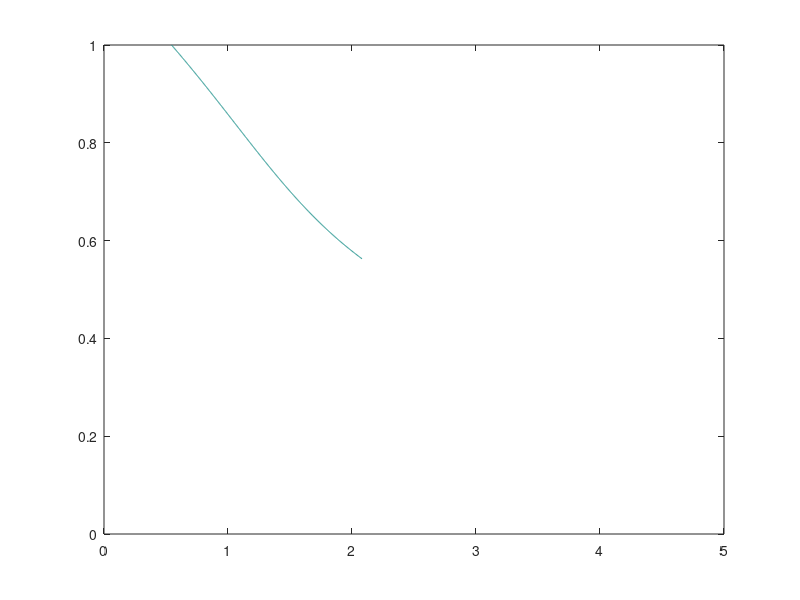

MATLAB code for this plot: (Note: this script raises an error after producing the figure.)
%%%%%%%%%%%%%%%%%%%%%%%%%%%%%%
%       Cahn-Hilliard Equ with mechanical effect          %
%               Linear stability analysis                               %
%       Stability Diagram Figure(1-2)                             %
%                           rho ~ A                                           %  
%                           Sifan Yin                                          %
%                        03/09/2021 pure elasticity                 %
%           Non-dimensionalize equations                      %      
%%%%%%%%%%%%%%%%%%%%%%%%%%%%%%

clc; clear all; fclose('all');

%% 1. Parameters

E_p      = 1;
zeta_p = 1;
eta      = 1;
Diff = 0.01;
title_str = strcat('{\it D} = ',num2str(Diff));
K = 2;
m = 2;
alpha      =   -1;
beta        =   1;
gamma  =    0.1;%0.02;
E_a =   0.1;
zeta_a = 0.1;

 
% % Dimensionless parameters
alpha      =   alpha/E_p;
beta       =   beta/E_p;
gamma  =    gamma*eta/(E_p*zeta_p);

Diff = Diff*eta;
E_a =   E_a/E_p;
zeta_a = zeta_a/zeta_p;




kb = 1;
kc=4;
Av = 0:0.01:5;
rhov =0:0.001:1;
[A, rho] = meshgrid(Av,rhov);
rhoCfp = m*A.*rho.^m./(1+K*rho.^m).^2 ;
fp = m*rho.^(m-1)./(1+K*rho.^m).^2;
Erho = E_a*rho+1-rho;


bkn2=Diff*kb^2*(alpha+3*beta*rho.^2+gamma*kb^2)+kb^2*(  Erho - rhoCfp  );
ckn2=Diff*kc^4*(  Erho.*(alpha+3*beta*rho.^2+gamma*kc^2) - A.^2.*fp.^2  );
Delkn2 = bkn2.^2-4*ckn2;


figure('color',[1 1 1]); % White backgraoud

bkn2(:,210:end)=NaN;
[M,hbkn2] = contour(A,rho,bkn2,[0 0]);%,[0 2.282 0 1]);
set(hbkn2,'Color','r','LineStyle','-','LineWidth',3)
hold on
ckn2(567:end,:)=NaN;
[M,hckn2] = contour(A,rho,ckn2,[0 0]);%,[0 2.282 0 1]);
set(hckn2,'Color',[0 0.5 0],'LineStyle','-','LineWidth',3)      

set(gca,'Fontsize',22,'Fontname','Times New Roman')
xlabel 'Contractility  \it C'
ylabel 'Cell density \rho_0'
%legend('b=0','c=0','\Delta=0','E-A\rho f(\rho)=0','Location','best')
title(title_str)
set(0,'defaultlineLinewidth',1.5);
set(0,'defaultaxesLinewidth',1.5);
set(0,'defaultaxesfontsize',24);
xlim([0,5])
ylim([0,1])




%% 3/9/2021
%%%%%%%%%%%%%%%%%%%%%%%%%%%%%%%%%%%%%
% compute the kn2 corresponding to the largest growth rate
%%%%%%%%%%%%%%%%%%%%%%%%%%%%%%%%%%
kn2m = 1/(2*Diff*gamma)*(   rhoCfp-Erho-Diff*(alpha+3*beta*rho.^2) );
index = find(kn2m<0);
kn2m(index) = NaN;
bkn2m = Diff*kn2m.*(alpha+3*beta*rho.^2+gamma*kn2m)+kn2m.*(  Erho - rhoCfp  );
ckn2m = Diff*kn2m.^2.*( Erho.*(alpha+3*beta*rho.^2+gamma*kn2m) - A.^2.*fp.^2  );
Delm = bkn2m.^2-4*ckn2m;
%Delm(80:end,:)=NaN;
[M,hDelm] = contour(A,rho,Delm,[0 0]);%,[0.4 5 0.6418 1]);
%[M,hDelm] = contour(A,rho,Delm,'ShowText','on');
set(hDelm,'Color','b','LineStyle','-','LineWidth',3)    
 


% end

filename = ['stability_diagram20210428_pureEla_partdel','.tif']
print(gcf,'-dtiff',filename)


% h1 = fimplicit(bk2_old);
% set(h1,'Color','r','LineStyle','-','LineWidth',2,'Marker','o')
% hold on
% h2 = fimplicit(bk2_new);
% set(h2,'Color',[0,0.5,0],'LineStyle','-','LineWidth',2)%,'Marker','o'
% hold on
% h3 = fimplicit(ck2_old);
% set(h3,'Color','b','LineStyle','-','LineWidth',2)
%  h4 = fimplicit(ck2_new);
%  set(h4,'Color','k','LineStyle','-','LineWidth',2,'Marker','o')








